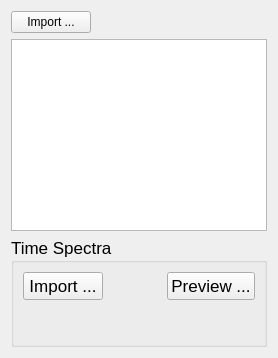
               <widget class="QWidget" name="layoutWidget">
                <layout class="QVBoxLayout" name="verticalLayout_12">
                 <item>
                  <layout class="QHBoxLayout" name="horizontalLayout_2">
                   <item>
                    <widget class="QPushButton" name="import_normalized_data">
                     <property name="sizePolicy">
                      <sizepolicy hsizetype="Fixed" vsizetype="Fixed">
                       <horstretch>0</horstretch>
                       <verstretch>0</verstretch>
                      </sizepolicy>
                     </property>
                     <property name="text">
                      <string>Import ...</string>
                     </property>
                    </widget>
                   </item>
                   <item>
                    <widget class="QLabel" name="normalized_folder">
                     <property name="text">
                      <string/>
                     </property>
                    </widget>
                   </item>
                   <item>
                    <spacer name="horizontalSpacer">
                     <property name="orientation">
                      <enum>Qt::Horizontal</enum>
                     </property>
                     <property name="sizeHint" stdset="0">
                      <size>
                       <width>40</width>
                       <height>20</height>
                      </size>
                     </property>
                    </spacer>
                   </item>
                  </layout>
                 </item>
                 <item>
                  <widget class="QListWidget" name="list_normalized">
                   <property name="selectionMode">
                    <enum>QAbstractItemView::ExtendedSelection</enum>
                   </property>
                  </widget>
                 </item>
                 <item>
                  <widget class="QGroupBox" name="time_spectra_groupbox">
                   <property name="minimumSize">
                    <size>
                     <width>0</width>
                     <height>110</height>
                    </size>
                   </property>
                   <property name="maximumSize">
                    <size>
                     <width>16777215</width>
                     <height>110</height>
                    </size>
                   </property>
                   <property name="font">
                    <font>
                     <pointsize>13</pointsize>
                    </font>
                   </property>
                   <property name="title">
                    <string>Time Spectra</string>
                   </property>
                   <layout class="QVBoxLayout" name="verticalLayout_15">
                    <item>
                     <layout class="QHBoxLayout" name="horizontalLayout_7">
                      <item>
                       <widget class="QPushButton" name="import_time_spectra_button_2">
                        <property name="sizePolicy">
                         <sizepolicy hsizetype="Fixed" vsizetype="Fixed">
                          <horstretch>0</horstretch>
                          <verstretch>0</verstretch>
                         </sizepolicy>
                        </property>
                        <property name="text">
                         <string>Import ...</string>
                        </property>
                       </widget>
                      </item>
                      <item>
                       <widget class="QLabel" name="time_spectra_folder_2">
                        <property name="autoFillBackground">
                         <bool>false</bool>
                        </property>
                        <property name="text">
                         <string/>
                        </property>
                       </widget>
                      </item>
                      <item>
                       <spacer name="horizontalSpacer_6">
                        <property name="orientation">
                         <enum>Qt::Horizontal</enum>
                        </property>
                        <property name="sizeHint" stdset="0">
                         <size>
                          <width>40</width>
                          <height>20</height>
                         </size>
                        </property>
                       </spacer>
                      </item>
                      <item>
                       <widget class="QPushButton" name="preview_time_spectra_button_2">
                        <property name="sizePolicy">
                         <sizepolicy hsizetype="Fixed" vsizetype="Fixed">
                          <horstretch>0</horstretch>
                          <verstretch>0</verstretch>
                         </sizepolicy>
                        </property>
                        <property name="text">
                         <string>Preview ...</string>
                        </property>
                       </widget>
                      </item>
                     </layout>
                    </item>
                    <item>
                     <layout class="QHBoxLayout" name="horizontalLayout_12">
                      <item>
                       <widget class="QLabel" name="time_spectra_2">
                        <property name="text">
                         <string/>
                        </property>
                       </widget>
                      </item>
                      <item>
                       <spacer name="horizontalSpacer_7">
                        <property name="orientation">
                         <enum>Qt::Horizontal</enum>
                        </property>
                        <property name="sizeHint" stdset="0">
                         <size>
                          <width>40</width>
                          <height>20</height>
                         </size>
                        </property>
                       </spacer>
                      </item>
                     </layout>
                    </item>
                   </layout>
                  </widget>
                 </item>
                </layout>
               </widget>
